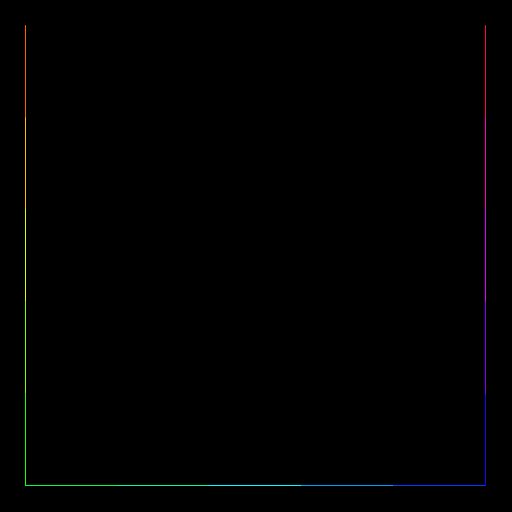
Frame 1 (no input)
Frame 60 (the mouse pressed at the canvas centre just before this capture): identical to frame 1, image omitted
Frame 120 (the mouse held since frame 60 and released just before this capture): identical to frame 1, image omitted

The Processing sketch that drew this single still picture (run headless with seeded random() and noise(); from frame 60 on, the mouse is pressed at the canvas centre):

// Processing sketch: hilbert_curve
// ── hilbert_curve.pde

// Variables
int order = 1;
int N;
int total;

int orderNext;
int NNext;
int totalNext;

int orderBefore;
int NBefore;
int totalBefore;

boolean isRainbow = true;
int rainbow = 1;

PVector[] path;
PVector[] pathNext;
PVector[] pathBefore;
PVector[] pathPrevious;

boolean lerping = false;
boolean animating = false;
boolean lerpingUp = false;
int lerpingCount = 0;
int maxLerping = 10;

/////////////////////////////////////

// Setup
void setup() {

  // Set size to 512x512, framerate to 30 fps and title
  size(512, 512);
  frameRate(30);
  surface.setTitle("The coding train cabana #3 : Hilbert curve");

  // Set the colors to be on the color wheel
  colorMode(HSB, 360, 255, 255);

  // Calculate the paths of the curves
  calculatePaths();
}

// Draw
void draw() {

  // Black background
  background(0);

  // Don't fill the shape, line weight of 1
  noFill();
  strokeWeight(1);

  // Animate if needed
  lerping();

  // Draw the curve with correct color and path (also used when animating)
  for (int i = 1; i < path.length; i++) {

    // Calculate color
    float h = map(i, 0, path.length, 0, 360 * rainbow) % 360;

    // Apply color
    stroke(h, int(isRainbow) * 255, 255);

    // Draw the line in the path
    line(path[i].x, path[i].y, path[i - 1].x, path[i - 1].y);
  }
}

// Detect when a key is released
void keyReleased() {

  // If UP, animate the curve
  if (key == CODED && keyCode == UP) {
    if (!animating) {
      animating = true;
      lerping = true;
      lerpingUp = true;
    }
  }

  // If DOWN, animate the curve
  else if (order > 1 && key == CODED && keyCode == DOWN) {
    if (!animating) {
      lerping = true;
      animating = true;
    }
  }

  // If R, change between rainbow color and white
  else if (key == 'r' || key == 'R') {
    isRainbow = !isRainbow;
  }

  // If M, add a rainbow
  else if (key == 'm' || key == 'M') {
    rainbow++;
  }

  // If L, remove a rainbow
  else if (rainbow > 1 && (key == 'l' || key == 'L')) {
    rainbow--;
  }
}

// Calculate the paths of the curves
void calculatePaths() {

  // Initialize variables for order
  N = int(pow(2, order));
  total = N * N;
  path = new PVector[total * 4];
  pathPrevious = new PVector[total];

  // Initialize variables for order + 1
  orderNext = order + 1;
  NNext = int(pow(2, orderNext));
  totalNext = NNext * NNext;
  pathNext = new PVector[totalNext];

  // Initialize variables for order - 1
  orderBefore = order - 1;
  NBefore = int(pow(2, orderBefore));
  totalBefore = NBefore * NBefore;
  pathBefore = new PVector[totalBefore * 4];

  // Loop through all points in the path of the curve
  for (int i = 0; i < total; i++) {

    // Do it 4 times to prepare for the next curve
    for (int j = 0; j < 4; j++) {

      // Generate point
      path[i * 4 + j] = hilbert(i, order);
    }
  }

  // Dispatch points for the animation to the next curve
  for (int i = 0; i < total; i++) {
    for (int j = 0; j < 4; j++) {
      if (i % 4 == 0) {
        PVector dir = new PVector(path[(i + 1) * 4 + 1].x - path[i * 4 + j].x, path[(i + 1) * 4 + 1].y - path[i * 4 + j].y);
        path[i * 4 + j].add(j * (dir.x / 5), j * (dir.y / 5));
      } else if (i % 4 == 1) {
        if (j == 0) {
          PVector dir = new PVector(path[(i - 1) * 4].x - path[i * 4 + j].x, path[(i - 1) * 4].y - path[i * 4 + j].y);
          path[i * 4 + j].add((dir.x / 5), (dir.y / 5));
        } else {
          PVector dir = new PVector(path[(i + 1) * 4 + 2].x - path[i * 4 + j].x, path[(i + 1) * 4 + 2].y - path[i * 4 + j].y);
          path[i * 4 + j].add((j - 1) * (dir.x / 5), (j - 1) * (dir.y / 5));
        }
      } else if (i % 4 == 2) {
        if (j == 3) {
          PVector dir = new PVector(path[(i + 1) * 4 + 3].x - path[i * 4 + j].x, path[(i + 1) * 4 + 3].y - path[i * 4 + j].y);
          path[i * 4 + j].add((dir.x / 5), (dir.y / 5));
        } else {
          PVector dir = new PVector(path[(i - 1) * 4 + 1].x - path[i * 4 + j].x, path[(i - 1) * 4 + 1].y - path[i * 4 + j].y);
          path[i * 4 + j].add((3 - j - 1) * (dir.x / 5), (3 - j - 1) * (dir.y / 5));
        }
      } else if (i % 4 == 3) {
        PVector dir = new PVector(path[(i - 1) * 4 + 2].x - path[i * 4 + j].x, path[(i - 1) * 4 + 2].y - path[i * 4 + j].y);
        path[i * 4 + j].add((3 - j) * (dir.x / 5), (3 - j) * (dir.y / 5));
      }
    }
  }

  // Loop through all points in the path of the next curve
  for (int i = 0; i < totalNext; i++) {

    // Generate point
    pathNext[i] = hilbert(i, orderNext);
  }

  // Loop through all points in the path of the previous curve
  for (int i = 0; i < totalBefore; i++) {

    // Do it 4 times to prepare for the next curve
    for (int j = 0; j < 4; j++) {

      // Generate point
      pathBefore[i * 4 + j] = hilbert(i, orderBefore);
    }
  }

  // Dispatch points for the animation from the curve
  if (orderBefore != 0) {
    for (int i = 0; i < totalBefore; i++) {
      for (int j = 0; j < 4; j++) {
        if (i % 4 == 0) {
          PVector dir = new PVector(pathBefore[(i + 1) * 4 + 1].x - pathBefore[i * 4 + j].x, pathBefore[(i + 1) * 4 + 1].y - pathBefore[i * 4 + j].y);
          pathBefore[i * 4 + j].add(j * (dir.x / 5), j * (dir.y / 5));
        } else if (i % 4 == 1) {
          if (j == 0) {
            PVector dir = new PVector(pathBefore[(i - 1) * 4].x - pathBefore[i * 4 + j].x, pathBefore[(i - 1) * 4].y - pathBefore[i * 4 + j].y);
            pathBefore[i * 4 + j].add((dir.x / 5), (dir.y / 5));
          } else {
            PVector dir = new PVector(pathBefore[(i + 1) * 4 + 2].x - pathBefore[i * 4 + j].x, pathBefore[(i + 1) * 4 + 2].y - pathBefore[i * 4 + j].y);
            pathBefore[i * 4 + j].add((j - 1) * (dir.x / 5), (j - 1) * (dir.y / 5));
          }
        } else if (i % 4 == 2) {
          if (j == 3) {
            PVector dir = new PVector(pathBefore[(i + 1) * 4 + 3].x - pathBefore[i * 4 + j].x, pathBefore[(i + 1) * 4 + 3].y - pathBefore[i * 4 + j].y);
            pathBefore[i * 4 + j].add((dir.x / 5), (dir.y / 5));
          } else {
            PVector dir = new PVector(pathBefore[(i - 1) * 4 + 1].x - pathBefore[i * 4 + j].x, pathBefore[(i - 1) * 4 + 1].y - pathBefore[i * 4 + j].y);
            pathBefore[i * 4 + j].add((3 - j - 1) * (dir.x / 5), (3 - j - 1) * (dir.y / 5));
          }
        } else if (i % 4 == 3) {
          PVector dir = new PVector(pathBefore[(i - 1) * 4 + 2].x - pathBefore[i * 4 + j].x, pathBefore[(i - 1) * 4 + 2].y - pathBefore[i * 4 + j].y);
          pathBefore[i * 4 + j].add((3 - j) * (dir.x / 5), (3 - j) * (dir.y / 5));
        }
      }
    }
  }

  // Loop through all points in the path of the curve
  for (int i = 0; i < total; i++) {

    // Generate point
    pathPrevious[i] = hilbert(i, order);
  }
}

// The algorithm to create the hilbert curve
PVector hilbert(int i, int order) {

  // Points in first order
  PVector[] points = {
    new PVector(0, 0),
    new PVector(0, 1),
    new PVector(1, 1),
    new PVector(1, 0)
  };

  // Save it
  int index = i & 3;
  PVector v = points[index];

  // Loop through all order
  for (int j = 1; j < order; j++) {

    // Go to the next order
    i = i >>> 2;
    index = i & 3;
    float len = pow(2, j);

    // Rotate and move it according to the order and part of the path
    // If in the top left part, rotate it
    if (index == 0) {
      float temp = v.x;
      v.x = v.y;
      v.y = temp;
    }

    // If int the bottom left part, move it down
    else if (index == 1) {
      v.y += len;
    }

    // If in the bottom right part, move it down and right
    else if (index == 2) {
      v.x += len;
      v.y += len;
    }

    // If in the top right part, rotate it and move it right
    else if (index == 3) {
      float temp = len - 1 - v.x;
      v.x = len - 1 - v.y;
      v.y = temp;
      v.x += len;
    }
  }

  // Scale it and move it according to the order
  v.mult(9 * width / 10 / (pow(2, order) - 1));
  v.add(width / 20, width / 20);

  // Return the correct point
  return v;
}

// To animate between the curve and the next or the previous
void lerping() {

  // If we need to animate
  if (lerping) {

    // And still need to animate
    if (lerpingCount <= maxLerping) {

      // If moving up an order
      if (lerpingUp) {

        // Lerp all points from the curve to the next
        for (int i = 0; i < path.length; i++) {
          path[i].lerp(pathNext[i], map(lerpingCount, 0, 30, 0.05, 1));
        }
      }

      // If moving down an order
      else {

        // Reset the path curve with 4 times less points for the animation
        path = pathPrevious;

        // Lerp all points from the curve to the previous
        for (int i = 0; i < path.length; i++) {
          path[i].lerp(pathBefore[i], map(lerpingCount, 0, 30, 0.05, 1));
        }
      }

      // Move a 'frame' in the animation
      lerpingCount++;
    }

    // When the animation is finished
    else {

      // If we went up an order, change the order and reset the animation up
      if (lerpingUp) {
        order += 1;
        lerpingUp = false;
      }

      // If we went down an order, change the order
      else {
        order -= 1;
      }

      // Calculate the new paths (for up and down too)
      calculatePaths();

      // Reset the 'frames' and animation state
      lerpingCount = 0;
      lerping = false;
      animating = false;
    }
  }
}
